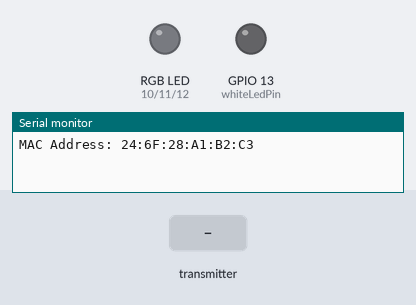
A sketch run on a simulated ESP32-S3. On the bench: an RGB LED mixed from three pins (HIGH = lit), output pins drawn as LEDs (lit = HIGH), the last lines printed to the serial monitor. Inputs (shaded band) come from the test bench.

Above: at 3.2 s.
3.3 s: the transmitter starts sending red = 1024
At 4.5 s:
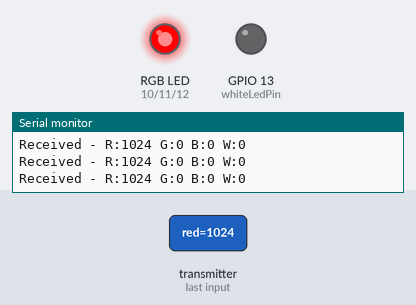
4.8 s: the transmitter starts sending green = 1024
At 5.7 s:
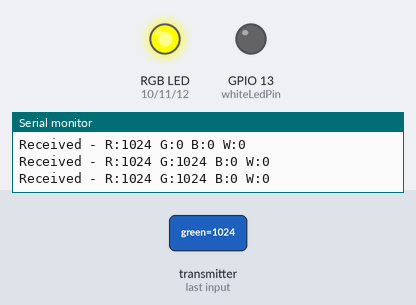
6.3 s: the transmitter starts sending blue = 1024
At 6.8 s:
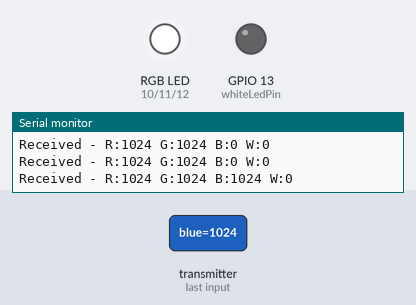
7.8 s: the transmitter starts sending white = 1024
At 9.0 s:
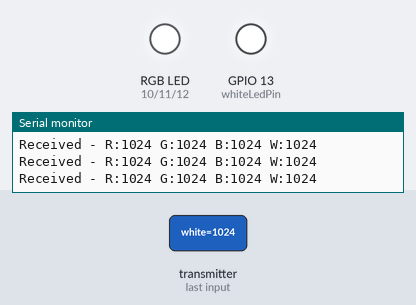
9.3 s: the transmitter starts sending red = 0
At 10.3 s:
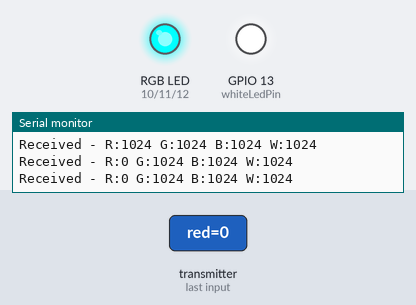
10.8 s: the transmitter starts sending green = 0
At 11.5 s:
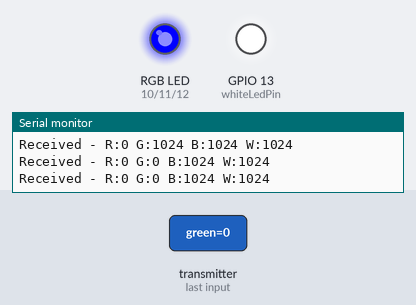
Timing chart, 0 to 13.3 s (numbered marks = the images above; inputs shaded):
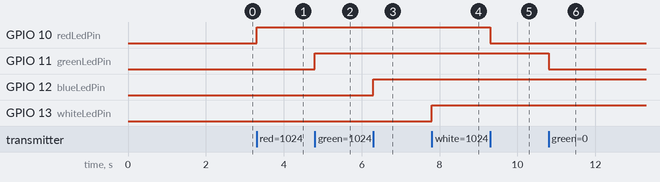

The sketch:

ledDriver_receiver.ino
```cpp
/*
 * ====================================================================
 * Project:      ESP-NOW 4 channel LED Driver Receiver
 * Description:  Receives 10-bit RGBW color data via ESP-NOW protocol
 *               and controls LEDs using PWM.
 * Target Board: ESP32-S3 Zero
 * Author:       Thomas Stäudelmayr
 * Date:         May 2026
 * ====================================================================
 */

#include <WiFi.h>
#include <esp_now.h>

// LED pins (ESP32-S3 Zero)
#define redLedPin   10
#define greenLedPin 11
#define blueLedPin  12
#define whiteLedPin 13

// PWM settings
#define PWM_FREQ 1000 //1kHz
#define PWM_RESOLUTION 10  // 10-bit (0–1023)

// Structure for incoming RGBW data
typedef struct struct_message {
  int red;
  int green;
  int blue;
  int white;
} struct_message;

struct_message rgbwData;

// Callback when data is received
void OnDataRecv(const esp_now_recv_info_t *info, const uint8_t *incomingData, int len) {

  if (len != sizeof(rgbwData)) {
    Serial.println("Invalid data size received!");
    return;
  }

  memcpy(&rgbwData, incomingData, sizeof(rgbwData));

  ledcWrite(redLedPin,   rgbwData.red);
  ledcWrite(greenLedPin, rgbwData.green);
  ledcWrite(blueLedPin,  rgbwData.blue);
  ledcWrite(whiteLedPin, rgbwData.white);

  Serial.printf("Received - R:%d G:%d B:%d W:%d\n",
                rgbwData.red,
                rgbwData.green,
                rgbwData.blue,
                rgbwData.white);
}

void setup() {
  Serial.begin(115200);
  delay(1000);
  WiFi.mode(WIFI_STA);
  delay(1000);

  ledcAttach(redLedPin,   PWM_FREQ, PWM_RESOLUTION);
  ledcAttach(greenLedPin, PWM_FREQ, PWM_RESOLUTION);
  ledcAttach(blueLedPin,  PWM_FREQ, PWM_RESOLUTION);
  ledcAttach(whiteLedPin, PWM_FREQ, PWM_RESOLUTION);

  // Print MAC address (Copy this into your Transmitter code!)
  Serial.print("MAC Address: ");
  Serial.println(WiFi.macAddress());

  if (esp_now_init() != ESP_OK) {
    Serial.println("Error initializing ESP-NOW");
    return;
  }

  esp_now_register_recv_cb(OnDataRecv);
}

void loop() {
  //wait for data
}
```

Measured:
- after the input at 3.3 s, GPIO 10 (redLedPin): LOW → HIGH at once
- after the input at 4.8 s, GPIO 11 (greenLedPin): LOW → HIGH at once
- after the input at 6.3 s, GPIO 12 (blueLedPin): LOW → HIGH at once
- after the input at 7.8 s, GPIO 13 (whiteLedPin): LOW → HIGH at once
- after the input at 9.3 s, GPIO 10 (redLedPin): HIGH → LOW at once
- after the input at 10.8 s, GPIO 11 (greenLedPin): HIGH → LOW at once
